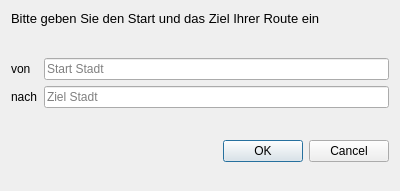
<?xml version="1.0" encoding="UTF-8"?>
<ui version="4.0">
 <class>dijkstradialog</class>
 <widget class="QDialog" name="dijkstradialog">
  <property name="geometry">
   <rect>
    <x>0</x>
    <y>0</y>
    <width>400</width>
    <height>191</height>
   </rect>
  </property>
  <property name="windowTitle">
   <string>Dialog</string>
  </property>
  <layout class="QFormLayout" name="formLayout">
   <item row="0" column="0" colspan="2">
    <widget class="QLabel" name="label">
     <property name="font">
      <font>
       <pointsize>10</pointsize>
      </font>
     </property>
     <property name="text">
      <string>Bitte geben Sie den Start und das Ziel Ihrer Route ein</string>
     </property>
    </widget>
   </item>
   <item row="2" column="0" colspan="2">
    <spacer name="horizontalSpacer">
     <property name="orientation">
      <enum>Qt::Horizontal</enum>
     </property>
     <property name="sizeHint" stdset="0">
      <size>
       <width>40</width>
       <height>20</height>
      </size>
     </property>
    </spacer>
   </item>
   <item row="4" column="0">
    <widget class="QLabel" name="label_2">
     <property name="text">
      <string>von</string>
     </property>
    </widget>
   </item>
   <item row="4" column="1">
    <widget class="QLineEdit" name="LE_start">
     <property name="enabled">
      <bool>true</bool>
     </property>
     <property name="autoFillBackground">
      <bool>false</bool>
     </property>
     <property name="text">
      <string/>
     </property>
     <property name="dragEnabled">
      <bool>false</bool>
     </property>
     <property name="placeholderText">
      <string>Start Stadt</string>
     </property>
     <property name="clearButtonEnabled">
      <bool>true</bool>
     </property>
    </widget>
   </item>
   <item row="5" column="0">
    <widget class="QLabel" name="label_3">
     <property name="text">
      <string>nach</string>
     </property>
    </widget>
   </item>
   <item row="5" column="1">
    <widget class="QLineEdit" name="LE_dest">
     <property name="placeholderText">
      <string>Ziel Stadt</string>
     </property>
     <property name="clearButtonEnabled">
      <bool>true</bool>
     </property>
    </widget>
   </item>
   <item row="6" column="0" colspan="2">
    <spacer name="horizontalSpacer_2">
     <property name="orientation">
      <enum>Qt::Horizontal</enum>
     </property>
     <property name="sizeHint" stdset="0">
      <size>
       <width>379</width>
       <height>20</height>
      </size>
     </property>
    </spacer>
   </item>
   <item row="7" column="1">
    <widget class="QDialogButtonBox" name="buttonBox">
     <property name="orientation">
      <enum>Qt::Horizontal</enum>
     </property>
     <property name="standardButtons">
      <set>QDialogButtonBox::Cancel|QDialogButtonBox::Ok</set>
     </property>
    </widget>
   </item>
  </layout>
 </widget>
 <resources/>
 <connections>
  <connection>
   <sender>buttonBox</sender>
   <signal>accepted()</signal>
   <receiver>dijkstradialog</receiver>
   <slot>accept()</slot>
   <hints>
    <hint type="sourcelabel">
     <x>248</x>
     <y>254</y>
    </hint>
    <hint type="destinationlabel">
     <x>157</x>
     <y>274</y>
    </hint>
   </hints>
  </connection>
  <connection>
   <sender>buttonBox</sender>
   <signal>rejected()</signal>
   <receiver>dijkstradialog</receiver>
   <slot>reject()</slot>
   <hints>
    <hint type="sourcelabel">
     <x>316</x>
     <y>260</y>
    </hint>
    <hint type="destinationlabel">
     <x>286</x>
     <y>274</y>
    </hint>
   </hints>
  </connection>
 </connections>
</ui>
